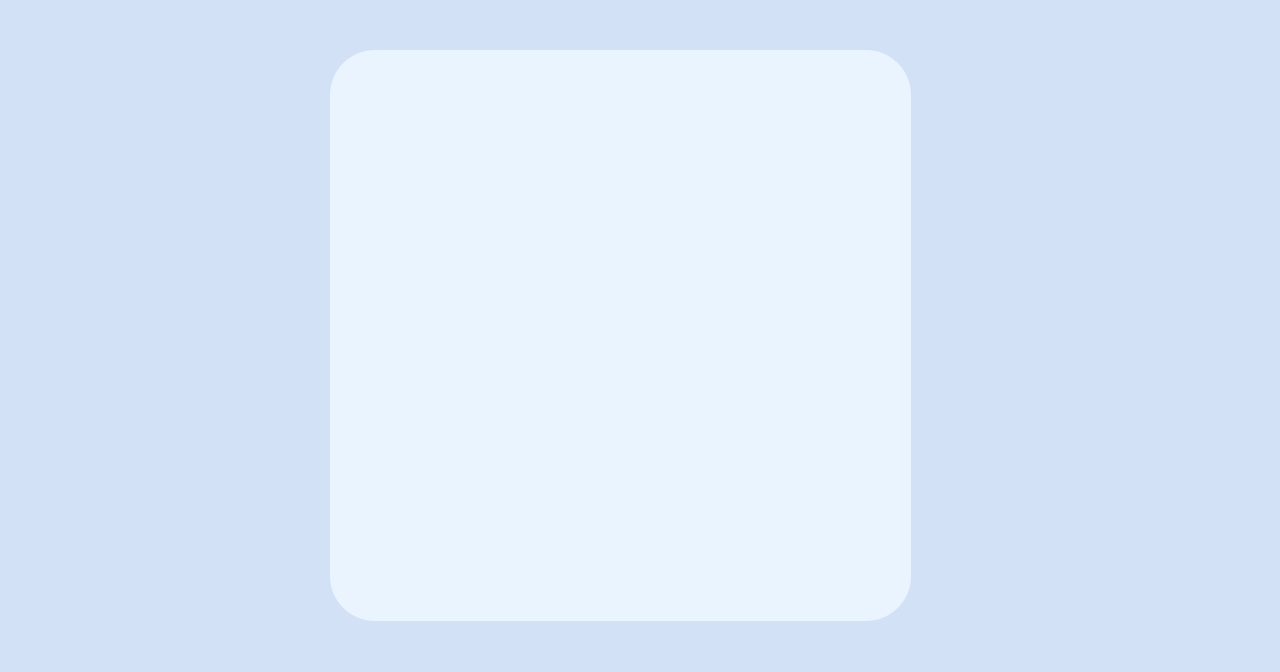
<?xml version="1.0" encoding="UTF-8"?>
<ui version="4.0">
 <class>MainWindow</class>
 <widget class="QMainWindow" name="MainWindow">
  <property name="geometry">
   <rect>
    <x>0</x>
    <y>0</y>
    <width>1280</width>
    <height>672</height>
   </rect>
  </property>
  <property name="windowTitle">
   <string>MainWindow</string>
  </property>
  <widget class="QWidget" name="centralwidget">
   <property name="styleSheet">
    <string notr="true">QWidget#centralwidget{
background-color: #d3e1f7;
}</string>
   </property>
   <widget class="QStackedWidget" name="stackedWidget">
    <property name="geometry">
     <rect>
      <x>300</x>
      <y>40</y>
      <width>641</width>
      <height>601</height>
     </rect>
    </property>
    <widget class="QWidget" name="question_page">
     <widget class="QFrame" name="questions_frame">
      <property name="geometry">
       <rect>
        <x>30</x>
        <y>10</y>
        <width>581</width>
        <height>571</height>
       </rect>
      </property>
      <property name="styleSheet">
       <string notr="true">QFrame#questions_frame{
background-color: #eaf4ff;
border: 0px solid #eaf4ff;
border-radius: 45px;
}</string>
      </property>
      <property name="frameShape">
       <enum>QFrame::Box</enum>
      </property>
      <property name="frameShadow">
       <enum>QFrame::Raised</enum>
      </property>
      <layout class="QVBoxLayout" name="verticalLayout">
       <property name="spacing">
        <number>6</number>
       </property>
       <property name="leftMargin">
        <number>30</number>
       </property>
       <property name="topMargin">
        <number>20</number>
       </property>
       <property name="rightMargin">
        <number>30</number>
       </property>
       <property name="bottomMargin">
        <number>20</number>
       </property>
       <item>
        <widget class="QLabel" name="pic_label">
         <property name="minimumSize">
          <size>
           <width>0</width>
           <height>230</height>
          </size>
         </property>
         <property name="maximumSize">
          <size>
           <width>16777215</width>
           <height>230</height>
          </size>
         </property>
         <property name="frameShape">
          <enum>QFrame::NoFrame</enum>
         </property>
         <property name="text">
          <string/>
         </property>
        </widget>
       </item>
       <item>
        <widget class="QLabel" name="question">
         <property name="minimumSize">
          <size>
           <width>0</width>
           <height>110</height>
          </size>
         </property>
         <property name="maximumSize">
          <size>
           <width>16777215</width>
           <height>100</height>
          </size>
         </property>
         <property name="styleSheet">
          <string notr="true">font: 22pt &quot;Bahnschrift&quot;;
color: #6d7b94;</string>
         </property>
         <property name="frameShape">
          <enum>QFrame::NoFrame</enum>
         </property>
         <property name="text">
          <string/>
         </property>
         <property name="alignment">
          <set>Qt::AlignCenter</set>
         </property>
         <property name="wordWrap">
          <bool>true</bool>
         </property>
        </widget>
       </item>
       <item>
        <widget class="QLabel" name="answer">
         <property name="minimumSize">
          <size>
           <width>0</width>
           <height>55</height>
          </size>
         </property>
         <property name="maximumSize">
          <size>
           <width>16777215</width>
           <height>65</height>
          </size>
         </property>
         <property name="styleSheet">
          <string notr="true">font: 26pt &quot;Bahnschrift&quot;;
color: #a5b4c9;</string>
         </property>
         <property name="frameShape">
          <enum>QFrame::NoFrame</enum>
         </property>
         <property name="text">
          <string/>
         </property>
         <property name="alignment">
          <set>Qt::AlignCenter</set>
         </property>
        </widget>
       </item>
       <item alignment="Qt::AlignHCenter|Qt::AlignVCenter">
        <widget class="QLabel" name="record_label">
         <property name="minimumSize">
          <size>
           <width>128</width>
           <height>128</height>
          </size>
         </property>
         <property name="maximumSize">
          <size>
           <width>128</width>
           <height>128</height>
          </size>
         </property>
         <property name="frameShape">
          <enum>QFrame::NoFrame</enum>
         </property>
         <property name="text">
          <string/>
         </property>
        </widget>
       </item>
      </layout>
     </widget>
    </widget>
    <widget class="QWidget" name="answers_page"/>
   </widget>
  </widget>
 </widget>
 <resources/>
 <connections/>
</ui>
